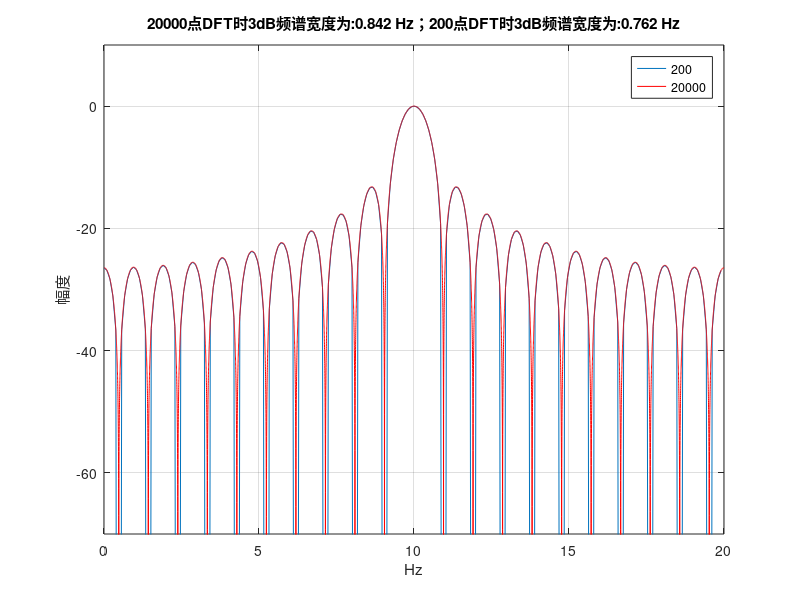

Here is the MATLAB script that generated this plot:
clc;close all,clear all;

f = 10; % 频率
amplitude = 1; % 幅度
fs = 20; % 采样率
duration = 1; % 采样时长
% 生成时间向量
t = 0:1/fs:duration;
% 生成复信号正弦波
y=exp(j*2*pi*f*t);

N1=10*length(y);
fft_s1=abs(fft(y, N1));
fx1 = linspace(0,fs-fs/N1,N1);
ffs1_dB=20*log10(fft_s1/max(fft_s1));
figure;
plot(fx1,ffs1_dB);
[a,c]=find(ffs1_dB>=-3);
M1 = (max(c)-min(c))*fs/N1;

hold on;

N2=1000*length(y);
fft_s2=abs(fft(y, N2));
fx2 = linspace(0,fs-fs/N2,N2);
ffs2_dB=20*log10(fft_s2/max(fft_s2));
plot(fx2,ffs2_dB,'r');
ylim([-70 10]);
[b,c]=find(ffs2_dB>=-3);
M2 = (max(c)-min(c))*fs/N2;
title(sprintf('20000点DFT时3dB频谱宽度为:%4.3f Hz；200点DFT时3dB频谱宽度为:%4.3f Hz',M2,M1));
xlabel('Hz');
ylabel('幅度');
legend('200','20000');
zoom on;grid on;